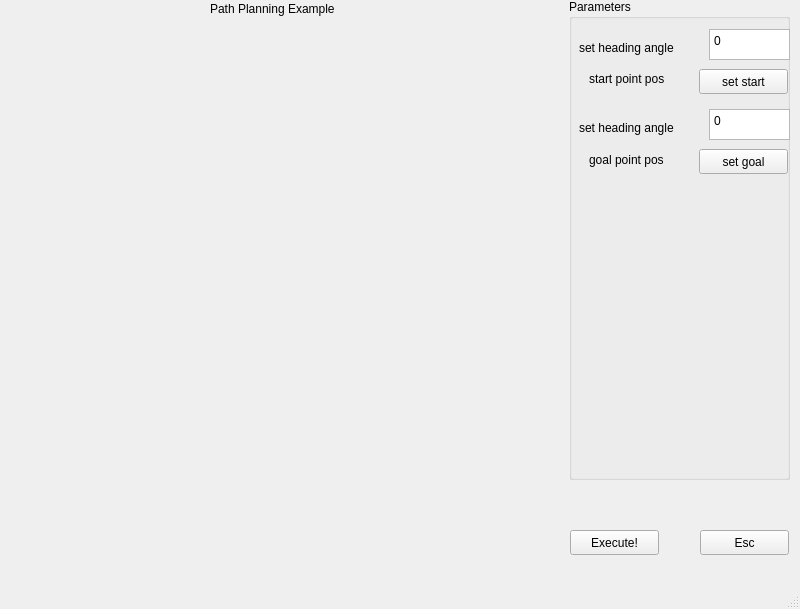
<?xml version="1.0" encoding="UTF-8"?>
<ui version="4.0">
 <class>MainWindow</class>
 <widget class="QMainWindow" name="MainWindow">
  <property name="geometry">
   <rect>
    <x>0</x>
    <y>0</y>
    <width>800</width>
    <height>609</height>
   </rect>
  </property>
  <property name="windowTitle">
   <string>MainWindow</string>
  </property>
  <widget class="QWidget" name="centralwidget">
   <widget class="QWidget" name="mapWidget" native="true">
    <property name="geometry">
     <rect>
      <x>10</x>
      <y>20</y>
      <width>500</width>
      <height>500</height>
     </rect>
    </property>
   </widget>
   <widget class="QPushButton" name="pushButton_Esc">
    <property name="geometry">
     <rect>
      <x>700</x>
      <y>530</y>
      <width>89</width>
      <height>25</height>
     </rect>
    </property>
    <property name="text">
     <string>Esc</string>
    </property>
   </widget>
   <widget class="QLabel" name="label_title">
    <property name="geometry">
     <rect>
      <x>210</x>
      <y>0</y>
      <width>161</width>
      <height>17</height>
     </rect>
    </property>
    <property name="text">
     <string>Path Planning Example</string>
    </property>
   </widget>
   <widget class="QGroupBox" name="groupBox_param">
    <property name="geometry">
     <rect>
      <x>569</x>
      <y>-1</y>
      <width>221</width>
      <height>481</height>
     </rect>
    </property>
    <property name="title">
     <string>Parameters</string>
    </property>
    <widget class="QPushButton" name="pushButton_setstart">
     <property name="geometry">
      <rect>
       <x>130</x>
       <y>70</y>
       <width>89</width>
       <height>25</height>
      </rect>
     </property>
     <property name="text">
      <string>set start</string>
     </property>
    </widget>
    <widget class="QPushButton" name="pushButton_setGoal">
     <property name="geometry">
      <rect>
       <x>130</x>
       <y>150</y>
       <width>89</width>
       <height>25</height>
      </rect>
     </property>
     <property name="text">
      <string>set goal</string>
     </property>
    </widget>
    <widget class="QLabel" name="label_start">
     <property name="geometry">
      <rect>
       <x>20</x>
       <y>70</y>
       <width>111</width>
       <height>20</height>
      </rect>
     </property>
     <property name="text">
      <string>start point pos</string>
     </property>
    </widget>
    <widget class="QLabel" name="label_goal">
     <property name="geometry">
      <rect>
       <x>20</x>
       <y>150</y>
       <width>111</width>
       <height>21</height>
      </rect>
     </property>
     <property name="text">
      <string>goal point pos</string>
     </property>
    </widget>
    <widget class="QPlainTextEdit" name="plainTextEdit_start">
     <property name="geometry">
      <rect>
       <x>140</x>
       <y>30</y>
       <width>81</width>
       <height>31</height>
      </rect>
     </property>
     <property name="plainText">
      <string>0</string>
     </property>
    </widget>
    <widget class="QLabel" name="label_text1">
     <property name="geometry">
      <rect>
       <x>10</x>
       <y>40</y>
       <width>131</width>
       <height>17</height>
      </rect>
     </property>
     <property name="text">
      <string>set heading angle</string>
     </property>
    </widget>
    <widget class="QLabel" name="label_text2">
     <property name="geometry">
      <rect>
       <x>10</x>
       <y>120</y>
       <width>131</width>
       <height>17</height>
      </rect>
     </property>
     <property name="text">
      <string>set heading angle</string>
     </property>
    </widget>
    <widget class="QPlainTextEdit" name="plainTextEdit_goal">
     <property name="geometry">
      <rect>
       <x>140</x>
       <y>110</y>
       <width>81</width>
       <height>31</height>
      </rect>
     </property>
     <property name="plainText">
      <string>0</string>
     </property>
    </widget>
   </widget>
   <widget class="QPushButton" name="pushButton_Exe">
    <property name="geometry">
     <rect>
      <x>570</x>
      <y>530</y>
      <width>89</width>
      <height>25</height>
     </rect>
    </property>
    <property name="text">
     <string>Execute!</string>
    </property>
   </widget>
  </widget>
  <widget class="QMenuBar" name="menubar">
   <property name="geometry">
    <rect>
     <x>0</x>
     <y>0</y>
     <width>800</width>
     <height>22</height>
    </rect>
   </property>
  </widget>
  <widget class="QStatusBar" name="statusbar"/>
 </widget>
 <resources/>
 <connections>
  <connection>
   <sender>pushButton_Esc</sender>
   <signal>clicked()</signal>
   <receiver>MainWindow</receiver>
   <slot>close()</slot>
   <hints>
    <hint type="sourcelabel">
     <x>754</x>
     <y>564</y>
    </hint>
    <hint type="destinationlabel">
     <x>399</x>
     <y>299</y>
    </hint>
   </hints>
  </connection>
 </connections>
</ui>
